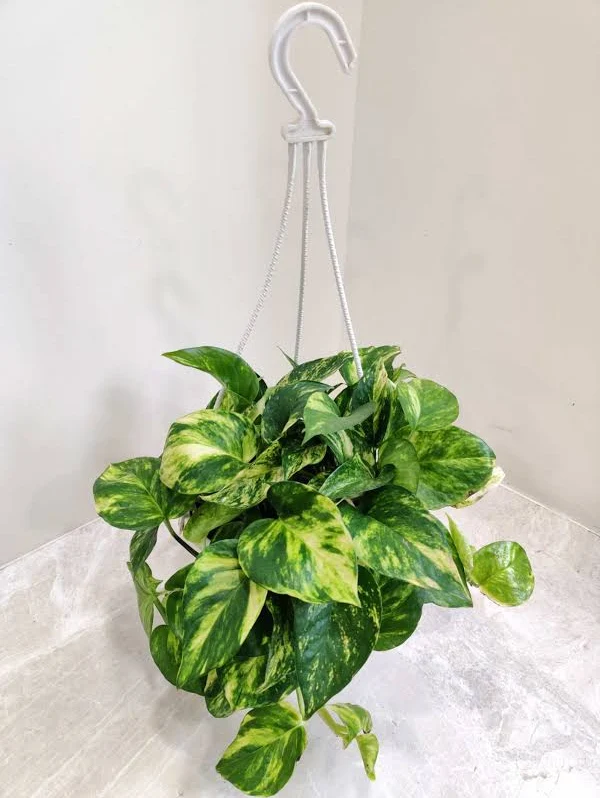
#> input picture project/nursery/images/Money-Plant.webp, 600 x 798 px
$ python -i app.py   (imports and definitions only)
#> lines starting #> are read from the running program, lines starting #| are printed output that depends on the picture
import tkinter as tk
from tkinter import filedialog
import cv2
import numpy as np
import joblib
from PIL import Image, ImageTk

# ============================
# LOAD MODEL
# ============================
# [2 lines not run here, left out]

IMG_SIZE = 128

# ============================
# FUNCTION: PREDICT IMAGE
# ============================
def predict_image():
    file_path = filedialog.askopenfilename(
        filetypes=[("Image Files", "*.jpg *.png *.jpeg")]
    )
#> the answer given: ../images/Money-Plant.webp

    if not file_path:
        return

    # Read image
    img = cv2.imread(file_path)
#> img is the input picture: shape (798, 600, 3); mean B, G, R 175, 195.3, 192.2

    if img is None:
        result_label.config(text="❌ Error loading image")
        return

    # Resize & preprocess
    img_resized = cv2.resize(img, (IMG_SIZE, IMG_SIZE))
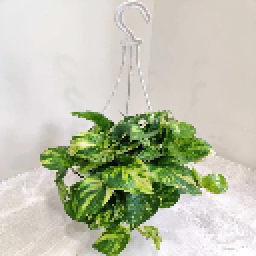
#> img_resized: shape (128, 128, 3) (shown 2 times larger); mean B, G, R 175.1, 195.3, 192.2
    gray = cv2.cvtColor(img_resized, cv2.COLOR_BGR2GRAY)
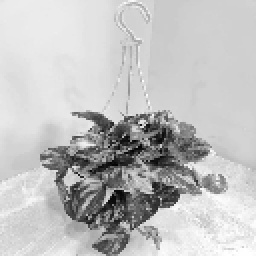
#> gray: shape (128, 128) (shown 2 times larger); min 2, max 255, mean 192.1
    features = gray.flatten().reshape(1, -1)

    # Predict
#> (the run stopped early here; a loop or call above may not have finished)

$ run again, with project/nursery/images/croton.webp copied over project/nursery/images/Money-Plant.webp
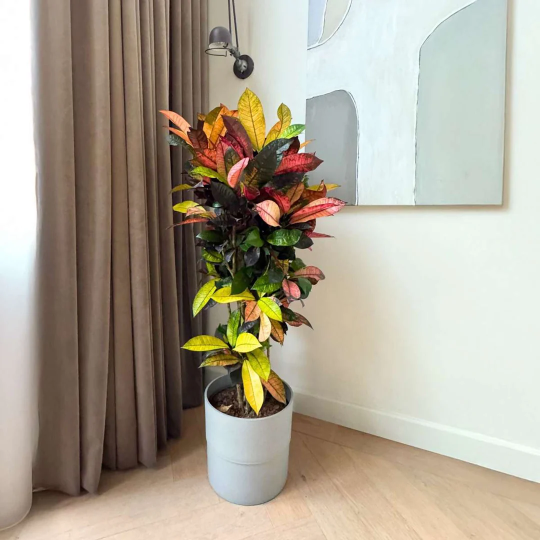
#> input picture project/nursery/images/croton.webp, 1080 x 1080 px (shown at 1/2 size)
#> in predict_image, img is the input picture: shape (1080, 1080, 3); mean B, G, R 147.8, 163.5, 172.2
#> in predict_image, `img_resized = cv2.resize(img, (IMG_SIZE, IMG_SIZE))`:
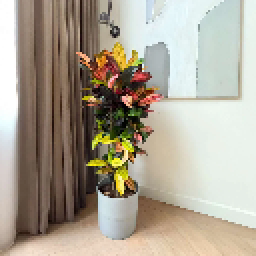
#> img_resized: shape (128, 128, 3) (shown 2 times larger); mean B, G, R 147.6, 163.3, 172
#> in predict_image, `gray = cv2.cvtColor(img_resized, cv2.COLOR_BGR2GRAY)`:
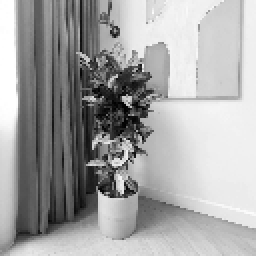
#> gray: shape (128, 128) (shown 2 times larger); min 2, max 255, mean 164.1
